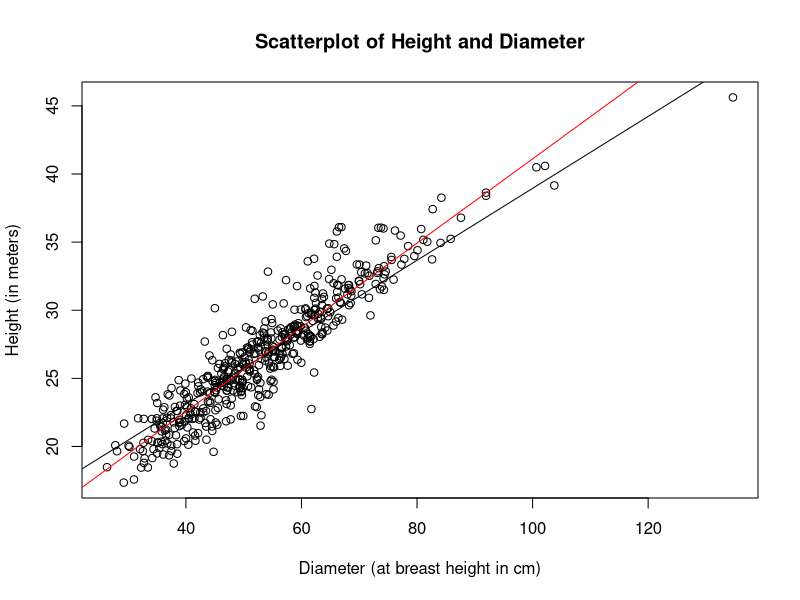
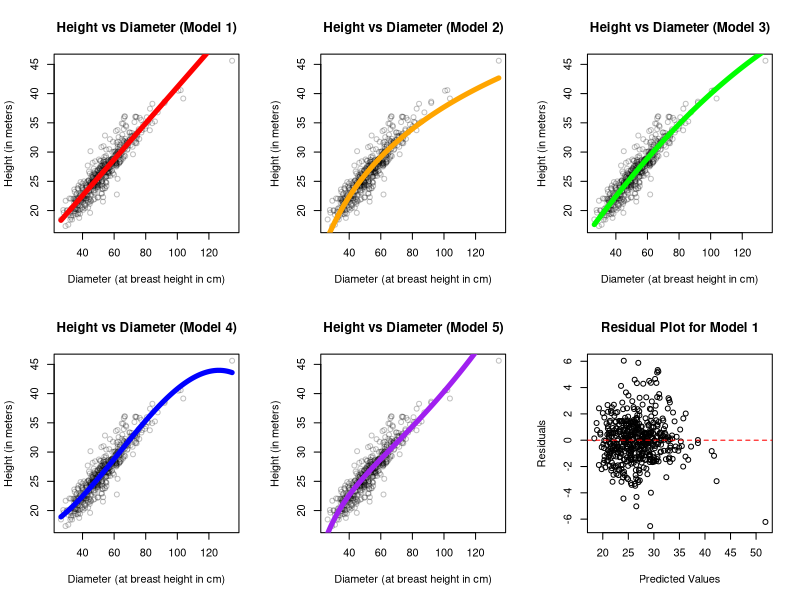
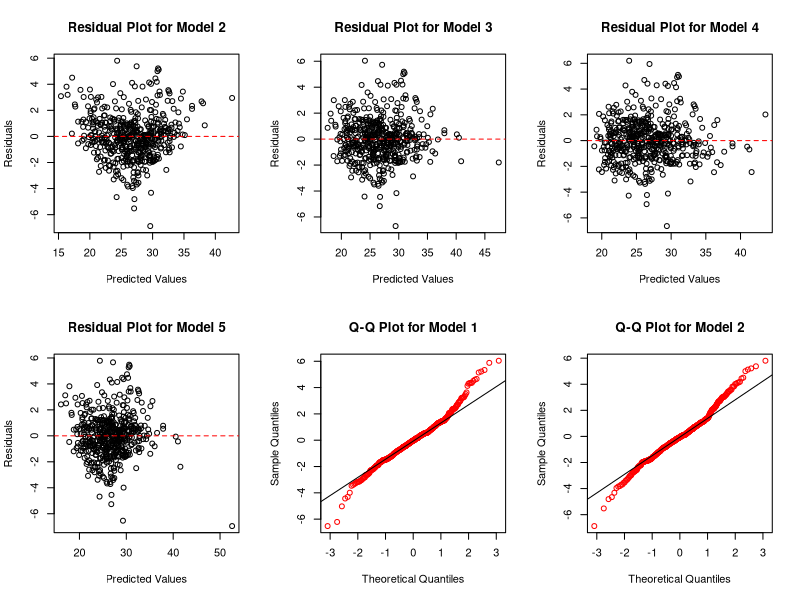
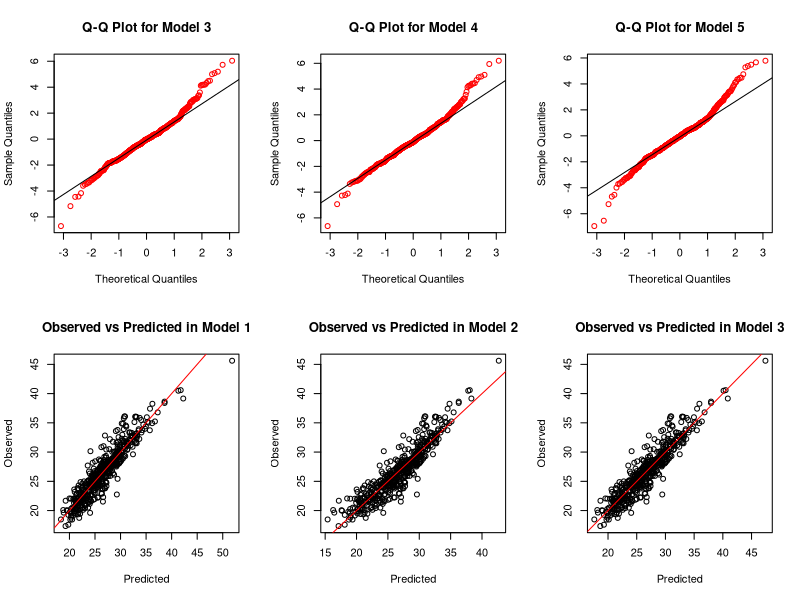
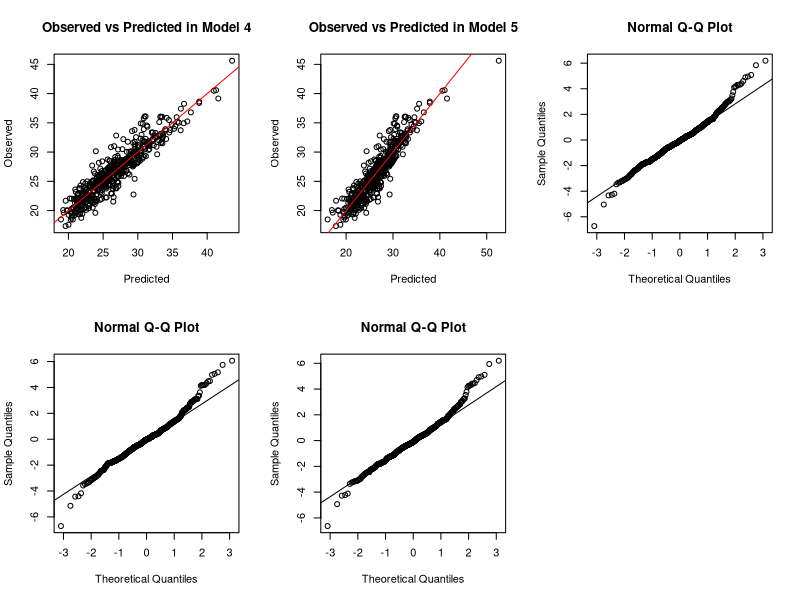

Reproduce these figures in R, in order.
## ---- chunk 1
knitr::opts_chunk$set(echo = TRUE)
## ---- chunk 2
# reading libaries
library(tidyverse)
library(ModelMetrics)
library(MASS)
## ---- chunk 3
# reading data
# note: data was obtained through a given docx, 
# which I made into a google doc, then copy pasted to google sheets, 
# then saved as a csv
# note: the data we were given is about 10% of the data they used, 
# so our graphs will look slightly different
metasequoia <- read_csv("data/metasequoia_data.csv")
## ---- chunk 4
# data exploration
metasequoia %>%
  pivot_longer(col = c("height", "diameter"),
               names_to = "datatype",
               values_to = "values") %>%
  group_by(datatype) %>%
  summarise(mean = mean(values),
            max = max(values),
            min = min(values),
            sd = sd(values)) %>%
  t()
## ---- chunk 5
# models
metasequoia_model1 <- lm(height ~ diameter, data = metasequoia)
metasequoia_model2 <- lm(height ~ I(log(diameter)), data = metasequoia)
metasequoia_model3 <- lm(height ~ diameter + I(diameter^2), data = metasequoia)
metasequoia_model4 <- lm(height ~ I(diameter^2) + I(diameter^3), data = metasequoia)
metasequoia_model5 <- lm(height ~ I(diameter^-1) + I(diameter^2), data = metasequoia)
## ---- chunk 6
# Fig 2. Scatter diagram of the tree height and dbh of a single Metasequoia tree.
plot(height ~ diameter, data = metasequoia, main = "Scatterplot of Height and Diameter", 
     xlab = "Diameter (at breast height in cm)", ylab = "Height (in meters)")
abline(a = 12.546, b = 0.264) # the paper's data's trendline
abline(metasequoia_model1, col = "red") # trendline for model 1
## ---- chunk 7
point_color <- rgb(0, 0, 0, alpha = 0.25)
par(mfrow = c(2, 3))
plot(height ~ diameter, data = metasequoia, main = "Height vs Diameter (Model 1)",
     xlab = "Diameter (at breast height in cm)", ylab = "Height (in meters)", col = point_color)
x <- with(metasequoia, seq(min(diameter), max(diameter), length.out=2000))
y <- predict(metasequoia_model1, newdata = data.frame(diameter = x))
lines(x, y, col = "red", lwd = 5)
plot(height ~ diameter, data = metasequoia, main = "Height vs Diameter (Model 2)",
     xlab = "Diameter (at breast height in cm)", ylab = "Height (in meters)", col = point_color)
x <- with(metasequoia, seq(min(diameter), max(diameter), length.out=2000))
y <- predict(metasequoia_model2, newdata = data.frame(diameter = x))
lines(x, y, col = "orange", lwd = 5)
plot(height ~ diameter, data = metasequoia, main = "Height vs Diameter (Model 3)",
     xlab = "Diameter (at breast height in cm)", ylab = "Height (in meters)", col = point_color)
x <- with(metasequoia, seq(min(diameter), max(diameter), length.out=2000))
y <- predict(metasequoia_model3, newdata = data.frame(diameter = x))
lines(x, y, col = "green", lwd = 5)
plot(height ~ diameter, data = metasequoia, main = "Height vs Diameter (Model 4)",
     xlab = "Diameter (at breast height in cm)", ylab = "Height (in meters)", col = point_color)
x <- with(metasequoia, seq(min(diameter), max(diameter), length.out=2000))
y <- predict(metasequoia_model4, newdata = data.frame(diameter = x))
lines(x, y, col = "blue", lwd = 5)
plot(height ~ diameter, data = metasequoia, main = "Height vs Diameter (Model 5)",
     xlab = "Diameter (at breast height in cm)", ylab = "Height (in meters)", col = point_color)
x <- with(metasequoia, seq(min(diameter), max(diameter), length.out=2000))
y <- predict(metasequoia_model5, newdata = data.frame(diameter = x))
lines(x, y, col = "purple", lwd = 5)
## ---- chunk 8
#par(mfrow = c(2, 3))
# making residuals plot for model 1
plot(resid(metasequoia_model1) ~ predict(metasequoia_model1), 
     main = "Residual Plot for Model 1", xlab = "Predicted Values", ylab = "Residuals")
abline(h = 0,col = "red",lty = 2)
# making residuals plot for model 2
plot(resid(metasequoia_model2) ~ predict(metasequoia_model2), 
     main = "Residual Plot for Model 2", xlab = "Predicted Values", ylab = "Residuals")
abline(h = 0,col = "red",lty = 2)
# making residuals plot for model 3
plot(resid(metasequoia_model3) ~ predict(metasequoia_model3), 
     main = "Residual Plot for Model 3", xlab = "Predicted Values", ylab = "Residuals")
abline(h = 0,col = "red",lty = 2)
# making residuals plot for model 4
plot(resid(metasequoia_model4) ~ predict(metasequoia_model4), 
     main = "Residual Plot for Model 4", xlab = "Predicted Values", ylab = "Residuals")
abline(h = 0,col = "red",lty = 2)
# making residuals plot for model 5
plot(resid(metasequoia_model5) ~ predict(metasequoia_model5), 
     main = "Residual Plot for Model 5", xlab = "Predicted Values", ylab = "Residuals")
abline(h = 0,col = "red",lty = 2)
## ---- chunk 9
#par(mfrow = c(2, 3))
# making qq plot for model 1
qqnorm(resid(metasequoia_model1), main = "Q-Q Plot for Model 1", col = "red")
qqline(resid(metasequoia_model1))
# making qq plot for model 2
qqnorm(resid(metasequoia_model2), main = "Q-Q Plot for Model 2", col = "red")
qqline(resid(metasequoia_model2))
# making qq plot for model 3
qqnorm(resid(metasequoia_model3), main = "Q-Q Plot for Model 3", col = "red")
qqline(resid(metasequoia_model3))
# making qq plot for model 4
qqnorm(resid(metasequoia_model4), main = "Q-Q Plot for Model 4", col = "red")
qqline(resid(metasequoia_model4))
# making qq plot for model 5
qqnorm(resid(metasequoia_model5), main = "Q-Q Plot for Model 5", col = "red")
qqline(resid(metasequoia_model5))
## ---- chunk 10
#par(mfrow = c(2, 3))
# predicted vs observed for model 1
plot(height ~ predict(metasequoia_model1), data = metasequoia, 
     main = "Observed vs Predicted in Model 1", xlab = "Predicted", ylab = "Observed")
abline(a = 0, b = 1, col = "red")
# predicted vs observed for model 2
plot(height ~ predict(metasequoia_model2), data = metasequoia, 
     main = "Observed vs Predicted in Model 2", xlab = "Predicted", ylab = "Observed")
abline(a = 0, b = 1, col = "red")
# predicted vs observed for model 3
plot(height ~ predict(metasequoia_model3), data = metasequoia, 
     main = "Observed vs Predicted in Model 3", xlab = "Predicted", ylab = "Observed")
abline(a = 0, b = 1, col = "red")
# predicted vs observed for model 4
plot(height ~ predict(metasequoia_model4), data = metasequoia, 
     main = "Observed vs Predicted in Model 4", xlab = "Predicted", ylab = "Observed")
abline(a = 0, b = 1, col = "red")
# predicted vs observed for model 5
plot(height ~ predict(metasequoia_model5), data = metasequoia, 
     main = "Observed vs Predicted in Model 5", xlab = "Predicted", ylab = "Observed")
abline(a = 0, b = 1, col = "red")
## ---- chunk 11
# calculating bias
mean((predict(metasequoia_model1) - metasequoia$height) / metasequoia$height) * 100
mean((predict(metasequoia_model2) - metasequoia$height) / metasequoia$height) * 100
mean((predict(metasequoia_model3) - metasequoia$height) / metasequoia$height) * 100
mean((predict(metasequoia_model4) - metasequoia$height) / metasequoia$height) * 100
mean((predict(metasequoia_model5) - metasequoia$height) / metasequoia$height) * 100
## ---- chunk 12
# calculating RMSE
# we want the lowest value which is model 4
rmse(metasequoia_model1) # can also use: rmse(metasequoia$height, predict(metasequoia_model1))
rmse(metasequoia_model2)
rmse(metasequoia_model3)
rmse(metasequoia_model4)
rmse(metasequoia_model5)
## ---- chunk 13
# calculating AIC
# we want the lowest value which is model 4
AIC(metasequoia_model1)
AIC(metasequoia_model2)
AIC(metasequoia_model3)
AIC(metasequoia_model4)
AIC(metasequoia_model5)
## ---- chunk 14
# calculating BIC
# we want the lowest value which is model 4
BIC(metasequoia_model1)
BIC(metasequoia_model2)
BIC(metasequoia_model3)
BIC(metasequoia_model4)
BIC(metasequoia_model5)
## ---- chunk 15
# calculating R^2adj
# we want the highest value which is model 4
summary(metasequoia_model1)$adj.r.squared
summary(metasequoia_model2)$adj.r.squared
summary(metasequoia_model3)$adj.r.squared
summary(metasequoia_model4)$adj.r.squared
summary(metasequoia_model5)$adj.r.squared
## ---- chunk 16
# calculating CIs
confint(metasequoia_model1, level = 1-0.05)
confint(metasequoia_model2, level = 1-0.05)
confint(metasequoia_model3, level = 1-0.05)
confint(metasequoia_model4, level = 1-0.05) # this one
confint(metasequoia_model5, level = 1-0.05)
## ---- chunk 17
#Data processing
sequoia = read.csv("data/metasequoia_data.csv")
sequoia$log.diameter <- log10(sequoia$diameter) 
sequoia$squared.diameter <- (sequoia$diameter)^2
sequoia$cubic.diameter <- (sequoia$diameter)^3
sequoia$diameter.to.the.power.of.negativeone <- (sequoia$diameter)^-1

#Model Selection
full.model = lm(height ~ diameter + squared.diameter + cubic.diameter + 
                  log.diameter + diameter.to.the.power.of.negativeone, data = sequoia)
empty.model = lm(height ~ 1,data = sequoia)

n = nrow(sequoia)

forward.model.AIC = stepAIC(empty.model, scope = list(lower = empty.model, 
              upper= full.model), k = 2,direction = "forward",trace = FALSE)
forward.model.BIC = stepAIC(empty.model,  scope = list(lower = empty.model, 
              upper= full.model), k = log(n),trace=FALSE,direction = "forward")
backward.model.AIC = stepAIC(full.model, scope = list(lower = empty.model, 
              upper= full.model), k = 2,direction = "backward",trace = FALSE)
backward.model.BIC = stepAIC(full.model,  scope = list(lower = empty.model, 
              upper= full.model), k = log(n),trace=FALSE,direction = "backward")
FB.model.AIC = stepAIC(empty.model, scope = list(lower = empty.model, 
              upper= full.model), k = 2,direction = "both",trace = FALSE)
FB.model.BIC = stepAIC(empty.model,  scope = list(lower = empty.model, 
              upper= full.model), k = log(n),trace=FALSE,direction = "both")
BF.model.AIC = stepAIC(full.model, scope = list(lower = empty.model, 
              upper= full.model), k = 2,direction = "both",trace = FALSE)
BF.model.BIC = stepAIC(full.model,  scope = list(lower = empty.model, 
              upper= full.model), k = log(n),trace=FALSE,direction = "both")
model4 = lm(height ~  squared.diameter + cubic.diameter, data = sequoia)
## ---- chunk 18
#Calculating AIC
AIC(forward.model.AIC)
AIC(forward.model.BIC)
AIC(backward.model.AIC)
AIC(backward.model.BIC)
AIC(FB.model.AIC)
AIC(FB.model.BIC)
AIC(BF.model.AIC)
AIC(BF.model.BIC)
AIC(model4)
## ---- chunk 19
#Calculating BIC
BIC(forward.model.AIC)
BIC(forward.model.BIC)
BIC(backward.model.AIC)
BIC(backward.model.BIC)
BIC(FB.model.AIC)
BIC(FB.model.BIC)
BIC(BF.model.AIC)
BIC(BF.model.BIC)
BIC(model4)
## ---- chunk 20
#New Best Models
best.AIC.model = backward.model.AIC
best.BIC.model = forward.model.BIC
model4 = lm(height ~  squared.diameter + cubic.diameter, data = sequoia)
summary(best.AIC.model)
summary(best.BIC.model)
summary(model4)
## ---- chunk 21
sequoia$ei = best.AIC.model$residuals
sequoia$yhat = best.AIC.model$fitted.values

ei = best.AIC.model$residuals
the.SWtest = shapiro.test(ei)
the.SWtest

Group = rep("Lower",nrow(sequoia)) 
Group[sequoia$height < median(sequoia$height)] = "Upper" 
Group = as.factor(Group) 
sequoia$Group = Group
the.FKtest= fligner.test(sequoia$ei, sequoia$Group)
the.FKtest

#B
sequoia$ei = best.BIC.model$residuals
sequoia$yhat = best.BIC.model$fitted.values

ei = best.BIC.model$residuals
the.SWtest = shapiro.test(ei)
the.SWtest

Group = rep("Lower",nrow(sequoia)) 
Group[sequoia$height < median(sequoia$height)] = "Upper" 
Group = as.factor(Group) 
sequoia$Group = Group
the.FKtest= fligner.test(sequoia$ei, sequoia$Group)
the.FKtest

#C
sequoia$ei = model4$residuals
sequoia$yhat = model4$fitted.values

ei = model4$residuals
the.SWtest = shapiro.test(ei)
the.SWtest

Group = rep("Lower",nrow(sequoia)) 
Group[sequoia$height < median(sequoia$height)] = "Upper" 
Group = as.factor(Group) 
sequoia$Group = Group
the.FKtest= fligner.test(sequoia$ei, sequoia$Group)
the.FKtest

qqnorm(best.AIC.model$residuals)
qqline(best.AIC.model$residuals)

qqnorm(best.BIC.model$residuals)
qqline(best.BIC.model$residuals)

qqnorm(model4$residuals)
qqline(model4$residuals)
## ---- chunk 22
#Removing Outliers
sequoia$residuals = residuals(best.AIC.model)
sequoia$std_residuals = rstandard(best.AIC.model)

threshold = 2
outliers = sequoia[abs(sequoia$std_residuals) > threshold, ]

new.data1 <- sequoia[abs(sequoia$std_residuals) <= threshold, ]

sequoia$residuals = residuals(best.BIC.model)
sequoia$std_residuals = rstandard(best.BIC.model)

threshold = 2
outliers = sequoia[abs(sequoia$std_residuals) > threshold, ]

new.data2 <- sequoia[abs(sequoia$std_residuals) <= threshold, ]

sequoia$residuals = residuals(model4)
sequoia$std_residuals = rstandard(model4)

threshold = 2
outliers = sequoia[abs(sequoia$std_residuals) > threshold, ]

new.data3 <- sequoia[abs(sequoia$std_residuals) <= threshold, ]
## ---- chunk 23
#Re-model using the new dataset
best.AIC.model$coefficients
best.BIC.model$coefficients
model4$coefficients

model.a = lm(height ~ diameter + squared.diameter + log.diameter, data = new.data1)
model.b = lm(height ~ diameter + cubic.diameter, data = new.data2)
model.c = lm(height ~ squared.diameter + cubic.diameter, data = new.data3)
## ---- chunk 24
#SW Test
#A
new.data1$ei = model.a$residuals
new.data1$yhat = model.a$fitted.values

ei = model.a$residuals
the.SWtest = shapiro.test(ei)
the.SWtest

#B
new.data2$ei = model.b$residuals
new.data2$yhat = model.b$fitted.values

ei = model.b$residuals
the.SWtest = shapiro.test(ei)
the.SWtest

#C
new.data3$ei = model.c$residuals
new.data3$yhat = model.c$fitted.values

ei = model.c$residuals
the.SWtest = shapiro.test(ei)
the.SWtest
## ---- chunk 25
#FK Test
#A
Group = rep("Lower",nrow(new.data1)) 
Group[new.data1$height < median(new.data1$height)] = "Upper" 
Group = as.factor(Group) 
new.data1$Group = Group
the.FKtest= fligner.test(new.data1$ei, new.data1$Group)
the.FKtest

#B
Group = rep("Lower",nrow(new.data2))
Group[new.data2$height < median(new.data2$height)] = "Upper" 
Group = as.factor(Group) 
new.data2$Group = Group
the.FKtest= fligner.test(new.data2$ei, new.data2$Group)
the.FKtest

#C
Group = rep("Lower",nrow(new.data3))
Group[new.data3$height < median(new.data3$height)] = "Upper" 
Group = as.factor(Group) 
new.data3$Group = Group
the.FKtest= fligner.test(new.data3$ei, new.data3$Group)
the.FKtest
## ---- chunk 26
#Quality test of new models
AIC(model.a)
AIC(model.b)
AIC(model.c)

BIC(model.a)
BIC(model.b)
BIC(model.c)

rmse(model.a)
rmse(model.b)
rmse(model.c)

summary(model.a)$adj.r.squared
summary(model.b)$adj.r.squared
summary(model.c)$adj.r.squared
## ---- chunk 27
model.a$coefficients
model.b$coefficients
model.c$coefficients
## ---- chunk 28
alpha = 0.05
the.CIs = confint(model.b,level = 1-alpha)
the.CIs

test.stuff = summary(model.b)$coefficients
summary(model.b)$coefficients
model.b
